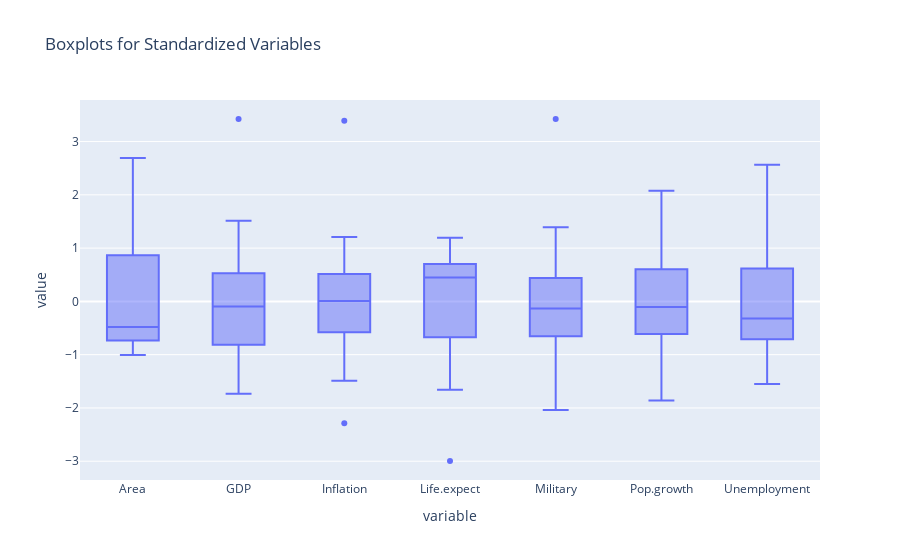

The notebook cell saved with this chart:
### Code cell
numeric_df = df.iloc[:, 1:]

scaler = StandardScaler()
standardized_data = scaler.fit_transform(numeric_df)

standardized_df = pd.DataFrame(standardized_data, columns=numeric_df.columns)

fig = px.box(standardized_df, y=standardized_df.columns, title='Boxplots for Standardized Variables')
fig.show()

### Figure 1 — Plotly figure (JSON) as saved in the notebook; plotly's stock layout.template omitted (floating-point values rounded to 4 significant figures; data arrays with more than 128 entries replaced by an {"elided": "..."} marker saying what was removed)
{"data": [{"alignmentgroup": "True", "hovertemplate": "variable=%{x}<br>value=%{y}<extra></extra>", "legendgroup": "", "marker": {"color": "#636efa"}, "name": "", "notched": false, "offsetgroup": "", "orientation": "v", "showlegend": false, "type": "box", "x": {"elided": "196 str values"}, "x0": " ", "xaxis": "x", "y": {"elided": "196 float values"}, "y0": " ", "yaxis": "y"}], "layout": {"boxmode": "group", "legend": {"tracegroupgap": 0}, "title": {"text": "Boxplots for Standardized Variables"}, "xaxis": {"anchor": "y", "domain": [0, 1], "title": {"text": "variable"}}, "yaxis": {"anchor": "x", "domain": [0, 1], "title": {"text": "value"}}}}
